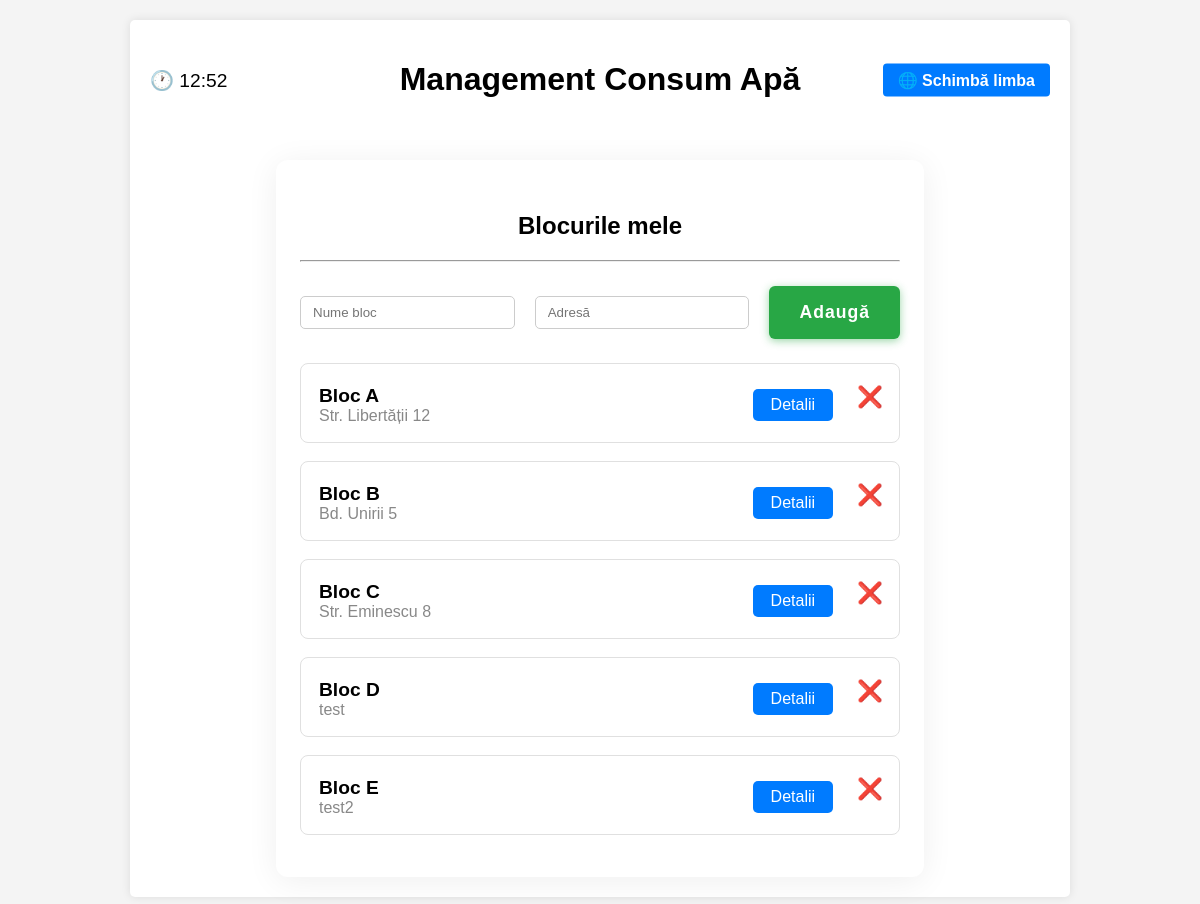
/blocuri (signed in), run on the app's committed database.
### tables this page shows
CREATE TABLE blocks (
            id INTEGER PRIMARY KEY AUTOINCREMENT,
            name TEXT NOT NULL,
            address TEXT NOT NULL
        );

### app.py (the view, shortened to what this page needs)
@app.route('/blocuri', methods=['GET', 'POST'])
@login_required
def blocuri():
    blocks = get_blocks()
    return render_template('template2.html', blocks=blocks, language=session.get('language', 'ro'))

### app.py (called while the page is built)
@app.context_processor
def inject_language():
    return {'language': session.get('language', 'ro')}

def login_required(f):
    @wraps(f)
    def decorated_function(*args, **kwargs):
        if 'username' not in session:
            return redirect(url_for('login'))
        return f(*args, **kwargs)
    return decorated_function

### database.py (called while the page is built)
def get_blocks():
    db_path = os.path.join(DATA_DIR, 'database.db')
    conn = sqlite3.connect(db_path)
    cursor = conn.cursor()
    cursor.execute('SELECT id, name, address FROM blocks')
    blocks = [ {'id': row[0], 'name': row[1], 'address': row[2]} for row in cursor.fetchall() ]
    conn.close()
    return blocks

### templates/template2.html (shortened to what this page needs)
{% extends 'layout.html' %}
{% block content %}
<div style="max-width:600px;margin:40px auto 0 auto;padding:32px 24px 24px 24px;background:#fff;border-radius:12px;box-shadow:0 4px 32px #0001;">
    <h2 style="text-align:center;">{{ 'Blocurile mele' if language == 'ro' else 'My Buildings' }}</h2>
    <hr style="margin:18px 0 24px 0;">
    <form id="add-block-form" method="POST" style="display:flex;gap:10px;justify-content:center;margin-bottom:24px;">
        <input type="text" name="block_name" placeholder="{{ 'Nume bloc' if language == 'ro' else 'Block name' }}" required style="padding:8px 12px;border:1px solid #ccc;border-radius:5px;">
        <input type="text" name="block_address" placeholder="{{ 'Adresă' if language == 'ro' else 'Address' }}" required style="padding:8px 12px;border:1px solid #ccc;border-radius:5px;">
        <button type="submit" style="background-color:#28a745; color:white; border:none; border-radius:6px; padding:12px 30px; cursor:pointer; font-size:1.1em; font-weight:bold; box-shadow:0 2px 8px #28a74577; letter-spacing:1px;">{{ 'Adaugă' if language == 'ro' else 'Add' }}</button>
    </form>
    <ul id="block-list" style="list-style:none;padding:0;">
    {% for block in blocks %}
        <li class="block-item" style="margin-bottom:18px;padding:18px 18px 14px 18px;border:1px solid #e0e0e0;border-radius:8px;display:flex;align-items:center;justify-content:space-between;">
            <div>
                <span style="font-size:1.2em;font-weight:bold;">{{ block.name }}</span><br>
                <span style="color:#888;">{{ block.address }}</span>
            </div>
            <div style="display:flex;gap:10px;align-items:center;">
                <a href="{{ url_for('block_detail', block_id=block.id) }}" style="padding:7px 18px;background:#007bff;color:#fff;border-radius:5px;text-decoration:none;font-weight:500;font-size:1em;">{{ 'Detalii' if language == 'ro' else 'Details' }}</a>
                <form method="POST" style="display:inline;">
    <button type="submit" class="delete-block-btn" style="display:inline-block; background:none; border:none; color:#d32f2f; font-size:1.3em; font-weight:bold; position:relative; left:8px; top:2px; cursor:pointer; transition:color 0.2s;" title="{{ 'Șterge blocul' if language == 'ro' else 'Delete block' }}">❌</button>
</form>
            </div>
        </li>
    {% endfor %}
    </ul>
</div>
{% endblock %}

### templates/layout.html (shortened to what this page needs)
<!DOCTYPE html>
<html lang="{{ language }}">
<head>
    <link rel="stylesheet" href="{{ url_for('static', filename='style.css') }}">
</head>
<body>
    <div class="container">
        <div class="header-container" style="display:flex;align-items:center;justify-content:center;position:relative;margin-bottom:20px;">
            <div class="clock" id="romania-clock"></div>
            <div class="title-clock" style="flex:1;text-align:center;">
                <h1>{{ 'Management Consum Apă' if language == 'ro' else 'Water Consumption Management' }}</h1>
            </div>
            {% if 'username' in session %}
            <div style="position:absolute;right:0;top:50%;transform:translateY(-50%);">
                <a href="{{ url_for('change_language') }}" title="{{ 'Schimbă limba' if language == 'ro' else 'Change Language' }}" style="padding:8px 15px;text-decoration:none;color:white;background-color:#007bff;border-radius:4px;font-weight:bold;font-size:1em;">
                    🌐 {{ 'Schimbă limba' if language == 'ro' else 'Change Language' }}
                </a>
            </div>
            {% endif %}
        </div>
        <div>
            {% block content %}{% endblock %}
        </div>
    </div>
</body>
</html>

### static/style.css (style rules this page uses)
body { font-family: Arial, sans-serif; background-color: #f4f4f4; margin: 0; padding: 20px; }
h1 { text-align: center; }
.container { max-width: 900px; margin: auto; background: white; padding: 20px; border-radius: 5px; box-shadow: 0 0 10px rgba(0, 0, 0, 0.1); }
h2 { text-align: center; }
input[type="text"], input[type="password"] { width: 100%; padding: 10px; margin: 10px 0; border: 1px solid #ccc; border-radius: 4px; }
form { display: flex; justify-content: center; margin-bottom: 20px; }
input[type="text"] { padding: 10px; border: 1px solid #ccc; border-radius: 4px; margin-right: 10px; }

### templates/layout.html (style rules this page uses)
.header-container { display: flex; align-items: center; justify-content: center; position: relative; margin-bottom: 20px; }
.clock { font-size: 1.2em; position: absolute; left: 0; top: 50%; transform: translateY(-50%); }
.title-clock { text-align: center; }

### data on the page
blocks: name "Bloc A", address "Str. Libertății 12", value "Detalii"
blocks: name "Bloc B", address "Bd. Unirii 5", value "Detalii"
blocks: name "Bloc C", address "Str. Eminescu 8", value "Detalii"
blocks: name "Bloc D", address "test", value "Detalii"
blocks: name "Bloc E", address "test2", value "Detalii"

### other printed values
{{ 'Schimbă limba' if language == 'ro' else 'Change Language' }} "Schimbă limba"
{{ 'Blocurile mele' if language == 'ro' else 'My Buildings' }} "Blocurile mele"
{{ 'Adaugă' if language == 'ro' else 'Add' }} "Adaugă"
